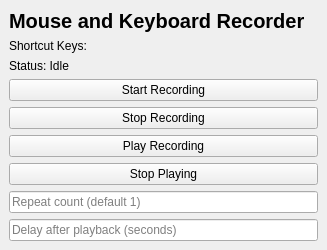
<?xml version="1.0" encoding="UTF-8"?>
<ui version="4.0">
 <class>MainWindow</class>
 <widget class="QMainWindow" name="MainWindow">
  <property name="windowTitle">
   <string>Mouse and Keyboard Recorder</string>
  </property>
  <widget class="QWidget" name="centralwidget">
   <layout class="QVBoxLayout" name="verticalLayout">
    <item>
     <layout class="QHBoxLayout" name="horizontalLayout">
      <item>
       <widget class="QLabel" name="titleLabel">
        <property name="text">
         <string>Mouse and Keyboard Recorder</string>
        </property>
        <property name="styleSheet">
         <string>font-size: 20px; font-weight: bold;</string>
        </property>
       </widget>
      </item>
      <item>
       <widget class="QLabel" name="logoLabel"/>
      </item>
     </layout>
    </item>
    <item>
     <widget class="QLabel" name="shortcutInfo">
      <property name="text">
       <string>Shortcut Keys:</string>
      </property>
     </widget>
    </item>
    <item>
     <widget class="QLabel" name="statusLabel">
      <property name="text">
       <string>Status: Idle</string>
      </property>
     </widget>
    </item>
    <item>
     <widget class="QPushButton" name="recordButton">
      <property name="text">
       <string>Start Recording</string>
      </property>
     </widget>
    </item>
    <item>
     <widget class="QPushButton" name="stopButton">
      <property name="text">
       <string>Stop Recording</string>
      </property>
     </widget>
    </item>
    <item>
     <widget class="QPushButton" name="playButton">
      <property name="text">
       <string>Play Recording</string>
      </property>
     </widget>
    </item>
    <item>
     <widget class="QPushButton" name="stopPlayingButton">
      <property name="text">
       <string>Stop Playing</string>
      </property>
     </widget>
    </item>
    <item>
     <widget class="QLineEdit" name="repeatInput">
      <property name="placeholderText">
       <string>Repeat count (default 1)</string>
      </property>
     </widget>
    </item>
    <item>
     <widget class="QLineEdit" name="delayInput">
      <property name="placeholderText">
       <string>Delay after playback (seconds)</string>
      </property>
     </widget>
    </item>
   </layout>
  </widget>
 </widget>
 <resources/>
 <connections/>
</ui>
